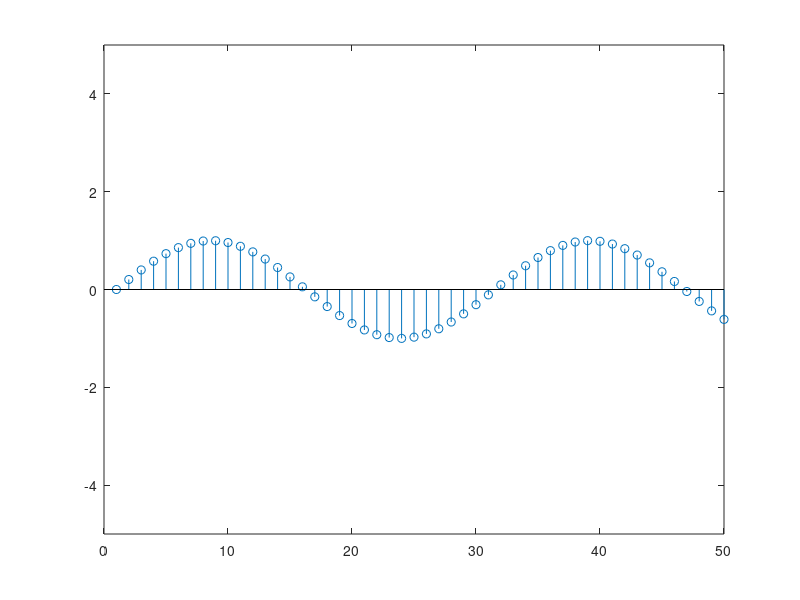

Reproduce this figure in MATLAB.
clear,clc;
t = [0:.000125:.50];

A = sin(2*pi*294*t);
B = sin(2*pi*330*t);
C = sin(2*pi*349*t);
D = sin(2*pi*392*t);
E = sin(2*pi*523*t);
F = sin(2*pi*466*t);
G = sin(2*pi*262*t);
G1= sin(2*pi*440*t);

line1 = [G,G,A,G,C,B];
line2 = [G,G,A,G,D,C];
line3 = [G,G,E,G1,C,B,A];
line4 = [F,F,E,C,D,C];


song  =  [line1,line2,line3,line4];
sound(song)
stem(song)
axis([0 50 -5 5])
